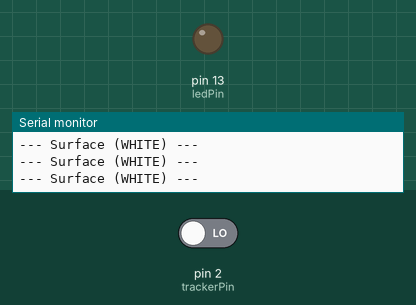
This sketch was run on a simulated Arduino Uno, built with avr-gcc and run on an emulated ATmega328P. Parts: output pins drawn as LEDs (lit = HIGH), the last lines printed to the serial monitor. The inputs (shaded band) are chosen by the test bench; at power-on: pin 2 (trackerPin) LOW.

Above: at 1.2 s.
1.3 s: pin 2 (trackerPin) driven HIGH
At 2.4 s:
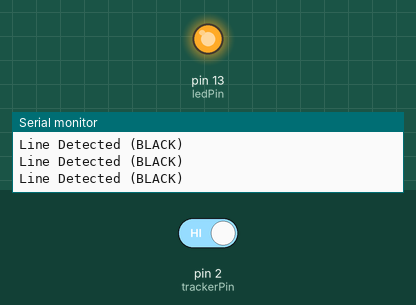
2.8 s: pin 2 (trackerPin) driven LOW
At 3.6 s:
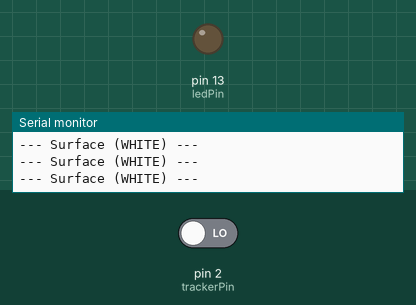
Timing chart, 0 to 5.8 s (numbered marks = the images above; inputs shaded):
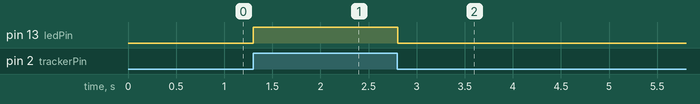

The sketch:

irsensor-test.ino
```cpp
const int trackerPin = 2; // Signal pin
const int ledPin = 13;    // Built-in Arduino LED

void setup() {
  pinMode(trackerPin, INPUT);
  pinMode(ledPin, OUTPUT);
  Serial.begin(9600);
  Serial.println("KY-033 IR Sensor Test Initialized");
}

void loop() {
  // Read the sensor (LOW usually means white/reflective, HIGH means black/line)
  int detection = digitalRead(trackerPin);

  if (detection == HIGH) {
    digitalWrite(ledPin, HIGH);
    Serial.println("Line Detected (BLACK)");
  } else {
    digitalWrite(ledPin, LOW);
    Serial.println("--- Surface (WHITE) ---");
  }

  delay(100); // Small delay for readability
}
```

Measured:
- after the input at 1.3 s, pin 13 (ledPin): LOW → HIGH at once
- after the input at 2.8 s, pin 13 (ledPin): HIGH → LOW at once
